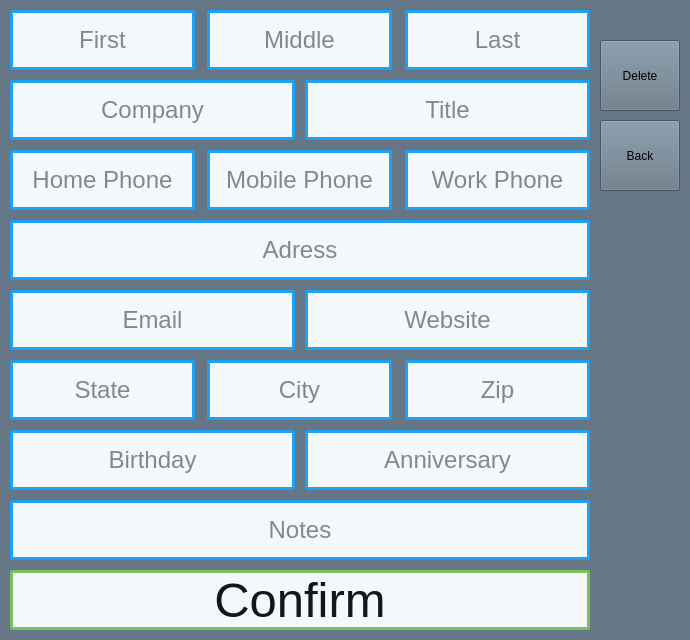
<?xml version="1.0" encoding="UTF-8"?>
<ui version="4.0">
 <class>Edit</class>
 <widget class="QMainWindow" name="Edit">
  <property name="geometry">
   <rect>
    <x>0</x>
    <y>0</y>
    <width>690</width>
    <height>640</height>
   </rect>
  </property>
  <property name="minimumSize">
   <size>
    <width>690</width>
    <height>640</height>
   </size>
  </property>
  <property name="maximumSize">
   <size>
    <width>690</width>
    <height>640</height>
   </size>
  </property>
  <property name="windowTitle">
   <string>MainWindow</string>
  </property>
  <property name="styleSheet">
   <string notr="true">background-color: #657786;</string>
  </property>
  <widget class="QWidget" name="centralwidget">
   <widget class="QLineEdit" name="first">
    <property name="geometry">
     <rect>
      <x>10</x>
      <y>10</y>
      <width>185</width>
      <height>60</height>
     </rect>
    </property>
    <property name="font">
     <font>
      <pointsize>18</pointsize>
     </font>
    </property>
    <property name="styleSheet">
     <string notr="true">background-color: #F5F8FA;
color: #14171A;
border: 3px solid #1DA1F2;
border-radius: 3px;</string>
    </property>
    <property name="alignment">
     <set>Qt::AlignCenter</set>
    </property>
    <property name="placeholderText">
     <string>First</string>
    </property>
   </widget>
   <widget class="QLineEdit" name="middle">
    <property name="geometry">
     <rect>
      <x>207</x>
      <y>10</y>
      <width>185</width>
      <height>60</height>
     </rect>
    </property>
    <property name="font">
     <font>
      <pointsize>18</pointsize>
     </font>
    </property>
    <property name="styleSheet">
     <string notr="true">background-color: #F5F8FA;
color: #14171A;
border: 3px solid #1DA1F2;
border-radius: 3px;</string>
    </property>
    <property name="alignment">
     <set>Qt::AlignCenter</set>
    </property>
    <property name="placeholderText">
     <string>Middle</string>
    </property>
   </widget>
   <widget class="QLineEdit" name="company">
    <property name="geometry">
     <rect>
      <x>10</x>
      <y>80</y>
      <width>285</width>
      <height>60</height>
     </rect>
    </property>
    <property name="font">
     <font>
      <pointsize>18</pointsize>
     </font>
    </property>
    <property name="styleSheet">
     <string notr="true">background-color: #F5F8FA;
color: #14171A;
border: 3px solid #1DA1F2;
border-radius: 3px;</string>
    </property>
    <property name="alignment">
     <set>Qt::AlignCenter</set>
    </property>
    <property name="placeholderText">
     <string>Company</string>
    </property>
   </widget>
   <widget class="QLineEdit" name="adress">
    <property name="geometry">
     <rect>
      <x>10</x>
      <y>220</y>
      <width>580</width>
      <height>60</height>
     </rect>
    </property>
    <property name="font">
     <font>
      <pointsize>18</pointsize>
     </font>
    </property>
    <property name="styleSheet">
     <string notr="true">background-color: #F5F8FA;
color: #14171A;
border: 3px solid #1DA1F2;
border-radius: 3px;</string>
    </property>
    <property name="alignment">
     <set>Qt::AlignCenter</set>
    </property>
    <property name="placeholderText">
     <string>Adress</string>
    </property>
   </widget>
   <widget class="QLineEdit" name="work">
    <property name="geometry">
     <rect>
      <x>405</x>
      <y>150</y>
      <width>185</width>
      <height>60</height>
     </rect>
    </property>
    <property name="font">
     <font>
      <pointsize>18</pointsize>
     </font>
    </property>
    <property name="styleSheet">
     <string notr="true">background-color: #F5F8FA;
color: #14171A;
border: 3px solid #1DA1F2;
border-radius: 3px;</string>
    </property>
    <property name="alignment">
     <set>Qt::AlignCenter</set>
    </property>
    <property name="placeholderText">
     <string>Work Phone</string>
    </property>
   </widget>
   <widget class="QLineEdit" name="title">
    <property name="geometry">
     <rect>
      <x>305</x>
      <y>80</y>
      <width>285</width>
      <height>60</height>
     </rect>
    </property>
    <property name="font">
     <font>
      <pointsize>18</pointsize>
     </font>
    </property>
    <property name="styleSheet">
     <string notr="true">background-color: #F5F8FA;
color: #14171A;
border: 3px solid #1DA1F2;
border-radius: 3px;</string>
    </property>
    <property name="alignment">
     <set>Qt::AlignCenter</set>
    </property>
    <property name="placeholderText">
     <string>Title</string>
    </property>
   </widget>
   <widget class="QLineEdit" name="home">
    <property name="geometry">
     <rect>
      <x>10</x>
      <y>150</y>
      <width>185</width>
      <height>60</height>
     </rect>
    </property>
    <property name="font">
     <font>
      <pointsize>18</pointsize>
     </font>
    </property>
    <property name="styleSheet">
     <string notr="true">background-color: #F5F8FA;
color: #14171A;
border: 3px solid #1DA1F2;
border-radius: 3px;</string>
    </property>
    <property name="text">
     <string/>
    </property>
    <property name="alignment">
     <set>Qt::AlignCenter</set>
    </property>
    <property name="placeholderText">
     <string>Home Phone</string>
    </property>
   </widget>
   <widget class="QLineEdit" name="mobile">
    <property name="geometry">
     <rect>
      <x>207</x>
      <y>150</y>
      <width>185</width>
      <height>60</height>
     </rect>
    </property>
    <property name="font">
     <font>
      <pointsize>18</pointsize>
     </font>
    </property>
    <property name="styleSheet">
     <string notr="true">background-color: #F5F8FA;
color: #14171A;
border: 3px solid #1DA1F2;
border-radius: 3px;</string>
    </property>
    <property name="alignment">
     <set>Qt::AlignCenter</set>
    </property>
    <property name="placeholderText">
     <string>Mobile Phone</string>
    </property>
   </widget>
   <widget class="QLineEdit" name="last">
    <property name="geometry">
     <rect>
      <x>405</x>
      <y>10</y>
      <width>185</width>
      <height>60</height>
     </rect>
    </property>
    <property name="font">
     <font>
      <pointsize>18</pointsize>
     </font>
    </property>
    <property name="styleSheet">
     <string notr="true">background-color: #F5F8FA;
color: #14171A;
border: 3px solid #1DA1F2;
border-radius: 3px;</string>
    </property>
    <property name="alignment">
     <set>Qt::AlignCenter</set>
    </property>
    <property name="placeholderText">
     <string>Last</string>
    </property>
   </widget>
   <widget class="QLineEdit" name="email">
    <property name="geometry">
     <rect>
      <x>10</x>
      <y>290</y>
      <width>285</width>
      <height>60</height>
     </rect>
    </property>
    <property name="font">
     <font>
      <pointsize>18</pointsize>
     </font>
    </property>
    <property name="styleSheet">
     <string notr="true">background-color: #F5F8FA;
color: #14171A;
border: 3px solid #1DA1F2;
border-radius: 3px;</string>
    </property>
    <property name="alignment">
     <set>Qt::AlignCenter</set>
    </property>
    <property name="placeholderText">
     <string>Email</string>
    </property>
   </widget>
   <widget class="QLineEdit" name="website">
    <property name="geometry">
     <rect>
      <x>305</x>
      <y>290</y>
      <width>285</width>
      <height>60</height>
     </rect>
    </property>
    <property name="font">
     <font>
      <pointsize>18</pointsize>
     </font>
    </property>
    <property name="styleSheet">
     <string notr="true">background-color: #F5F8FA;
color: #14171A;
border: 3px solid #1DA1F2;
border-radius: 3px;</string>
    </property>
    <property name="alignment">
     <set>Qt::AlignCenter</set>
    </property>
    <property name="placeholderText">
     <string>Website</string>
    </property>
   </widget>
   <widget class="QLineEdit" name="state">
    <property name="geometry">
     <rect>
      <x>10</x>
      <y>360</y>
      <width>185</width>
      <height>60</height>
     </rect>
    </property>
    <property name="font">
     <font>
      <pointsize>18</pointsize>
     </font>
    </property>
    <property name="styleSheet">
     <string notr="true">background-color: #F5F8FA;
color: #14171A;
border: 3px solid #1DA1F2;
border-radius: 3px;</string>
    </property>
    <property name="text">
     <string/>
    </property>
    <property name="alignment">
     <set>Qt::AlignCenter</set>
    </property>
    <property name="placeholderText">
     <string>State</string>
    </property>
   </widget>
   <widget class="QLineEdit" name="zip">
    <property name="geometry">
     <rect>
      <x>405</x>
      <y>360</y>
      <width>185</width>
      <height>60</height>
     </rect>
    </property>
    <property name="font">
     <font>
      <pointsize>18</pointsize>
     </font>
    </property>
    <property name="styleSheet">
     <string notr="true">background-color: #F5F8FA;
color: #14171A;
border: 3px solid #1DA1F2;
border-radius: 3px;</string>
    </property>
    <property name="text">
     <string/>
    </property>
    <property name="alignment">
     <set>Qt::AlignCenter</set>
    </property>
    <property name="placeholderText">
     <string>Zip</string>
    </property>
   </widget>
   <widget class="QLineEdit" name="city">
    <property name="geometry">
     <rect>
      <x>207</x>
      <y>360</y>
      <width>185</width>
      <height>60</height>
     </rect>
    </property>
    <property name="font">
     <font>
      <pointsize>18</pointsize>
     </font>
    </property>
    <property name="styleSheet">
     <string notr="true">background-color: #F5F8FA;
color: #14171A;
border: 3px solid #1DA1F2;
border-radius: 3px;</string>
    </property>
    <property name="text">
     <string/>
    </property>
    <property name="alignment">
     <set>Qt::AlignCenter</set>
    </property>
    <property name="placeholderText">
     <string>City</string>
    </property>
   </widget>
   <widget class="QLineEdit" name="anniversary">
    <property name="geometry">
     <rect>
      <x>305</x>
      <y>430</y>
      <width>285</width>
      <height>60</height>
     </rect>
    </property>
    <property name="font">
     <font>
      <pointsize>18</pointsize>
     </font>
    </property>
    <property name="styleSheet">
     <string notr="true">background-color: #F5F8FA;
color: #14171A;
border: 3px solid #1DA1F2;
border-radius: 3px;</string>
    </property>
    <property name="alignment">
     <set>Qt::AlignCenter</set>
    </property>
    <property name="placeholderText">
     <string>Anniversary</string>
    </property>
   </widget>
   <widget class="QLineEdit" name="birthday">
    <property name="geometry">
     <rect>
      <x>10</x>
      <y>430</y>
      <width>285</width>
      <height>60</height>
     </rect>
    </property>
    <property name="font">
     <font>
      <pointsize>18</pointsize>
     </font>
    </property>
    <property name="styleSheet">
     <string notr="true">background-color: #F5F8FA;
color: #14171A;
border: 3px solid #1DA1F2;
border-radius: 3px;</string>
    </property>
    <property name="alignment">
     <set>Qt::AlignCenter</set>
    </property>
    <property name="placeholderText">
     <string>Birthday</string>
    </property>
   </widget>
   <widget class="QPushButton" name="add">
    <property name="geometry">
     <rect>
      <x>10</x>
      <y>570</y>
      <width>580</width>
      <height>60</height>
     </rect>
    </property>
    <property name="font">
     <font>
      <pointsize>37</pointsize>
     </font>
    </property>
    <property name="cursor">
     <cursorShape>PointingHandCursor</cursorShape>
    </property>
    <property name="styleSheet">
     <string notr="true">background-color: #F5F8FA;
color: #14171A;
border: 3px solid #78C257;
border-radius: 3px;</string>
    </property>
    <property name="text">
     <string>Confirm</string>
    </property>
   </widget>
   <widget class="QLineEdit" name="notes">
    <property name="geometry">
     <rect>
      <x>10</x>
      <y>500</y>
      <width>580</width>
      <height>60</height>
     </rect>
    </property>
    <property name="font">
     <font>
      <pointsize>18</pointsize>
     </font>
    </property>
    <property name="styleSheet">
     <string notr="true">background-color: #F5F8FA;
color: #14171A;
border: 3px solid #1DA1F2;
border-radius: 3px;</string>
    </property>
    <property name="alignment">
     <set>Qt::AlignCenter</set>
    </property>
    <property name="placeholderText">
     <string>Notes</string>
    </property>
   </widget>
   <widget class="QPushButton" name="b_delete">
    <property name="geometry">
     <rect>
      <x>600</x>
      <y>40</y>
      <width>80</width>
      <height>71</height>
     </rect>
    </property>
    <property name="text">
     <string>Delete</string>
    </property>
   </widget>
   <widget class="QPushButton" name="b_back">
    <property name="geometry">
     <rect>
      <x>600</x>
      <y>120</y>
      <width>80</width>
      <height>71</height>
     </rect>
    </property>
    <property name="text">
     <string>Back</string>
    </property>
   </widget>
  </widget>
 </widget>
 <resources/>
 <connections/>
</ui>
